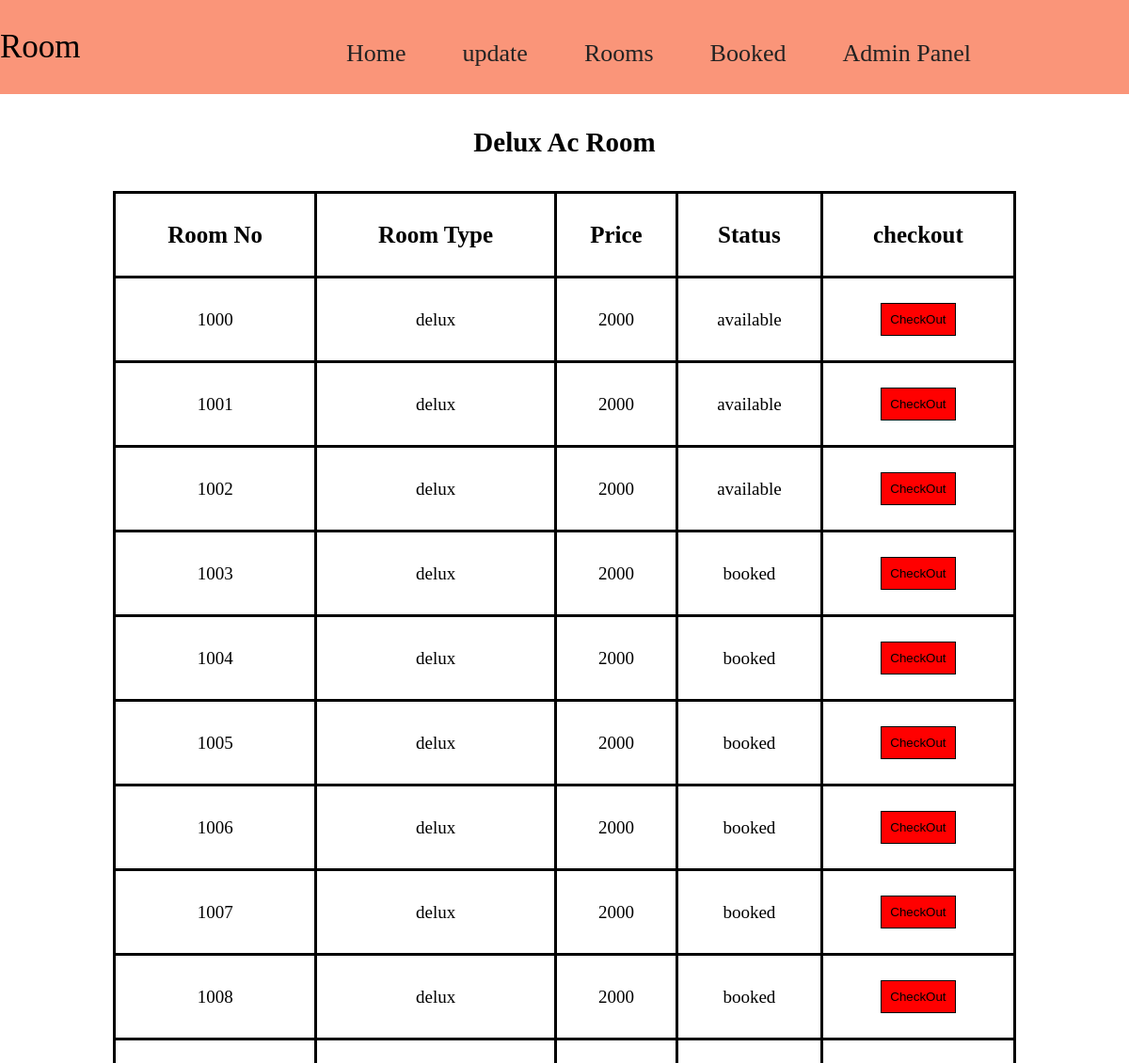
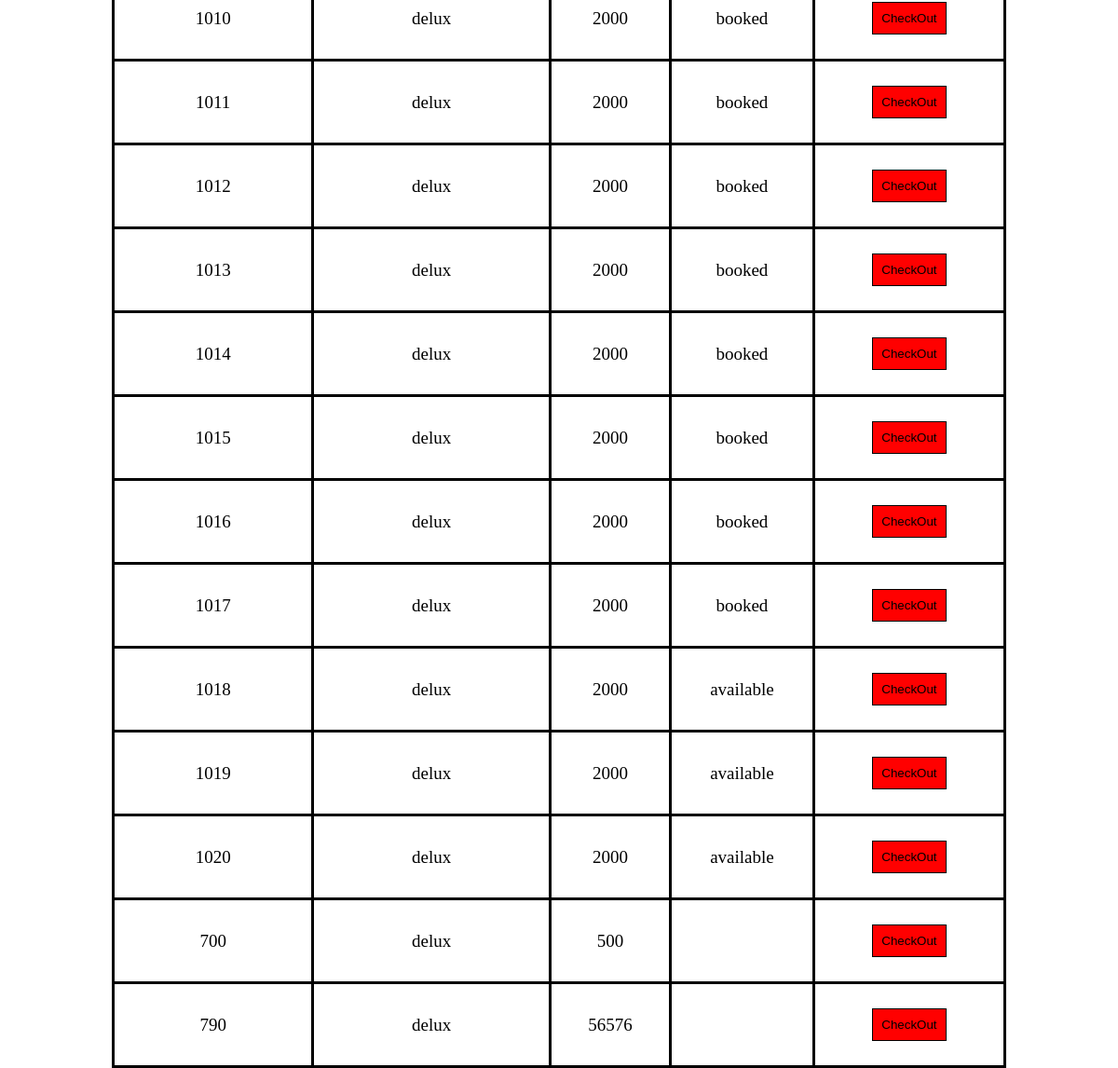
/admin/deluxacdata.php, run on the app's committed database (2 pictures, top to bottom).
### tables this page shows
CREATE TABLE `deluxac_room` (
  `deluxac_id` int(255) NOT NULL,
  `room_no` varchar(10) NOT NULL,
  `room_type` varchar(50) NOT NULL,
  `price` int(100) NOT NULL,
  `status` varchar(50) NOT NULL
);

### admin/deluxacdata.php (the view, shortened to what this page needs)
<?php include('../connection.php')?>
<!DOCTYPE html>
<html lang="en">
<head>
</head>
<body>
<nav class="navbar">
    <div class="left-nav">
            <p>Room</p>
        </div>
        <div class="right-nav mt-4">
            <ul>
                <li class="item"><a href="aroom.php">Home</a></li>
         <div class="paste-button"> <li class="item">update </li>
   </div>
                <div class="paste-button"> <li class="item">Rooms</li>
   </div>
                 <li class="item"><a href="roomstatus.php">Booked</a></li>
                 <li class="item"><a href="admin.php">Admin Panel</a></li>
          </ul>
        </div>
    </nav>
    <section>
      <h1 id="detail-head">Delux Ac Room</h1>
      <div class="detail-table">
        <table>
          <thead>
            <tr>
            <th scope="col">Room No</th>
            <th scope="col">Room Type</th>
            <th scope="col">Price</th>
            <th scope="col">Status</th>
            <th scope="col">checkout</th>
</tr>
          </thead>
          <tbody>
            <?php
            $query="SELECT * FROM deluxac_room";
            $result=mysqli_query($con,$query);
            while($data=mysqli_fetch_assoc($result))
            {
              ?>
              <tr>
                <td><?php echo $data['room_no']; ?></td>
                <td><?php echo $data['room_type']; ?></td>
                <td><?php echo $data['price']; ?></td>
                <td><?php echo $data['status']; ?></td>
                <td>
                  <a href="codelux.php?rno=<?php echo $data['room_no'];?>"><button value="CheckOut" id="checkout-btn">CheckOut</button></a>
                </td>
              </tr>
              <?php
            }
            ?>
          </tbody>
        </table>
      </div>
    </section>
</body>
</html>

### admin/deluxacdata.php (style rules this page uses)
* { padding: 0; margin: 0; box-sizing: border-box; }
.navbar { width: 100%; position: sticky; height: 100px; background-color: #fa9579; display: flex; align-items: center; justify-content: center; top: 0; }
.left-nav { width: 20%; }
.left-nav p { font-family: 'Baloo 2', cursive; font-size: 35px; }
.right-nav { width: 100%; margin-top: 13px; }
.right-nav ul { display: flex; justify-content: center; }
.right-nav ul li { list-style: none; margin: 30px; }
.right-nav ul li a { text-decoration: none; color: #222; font-family: 'Baloo 2', cursive; font-size: 26px; font-weight: 400; position: relative; }
.right-nav ul .paste-button li { text-decoration: none; color: #222; font-family: 'Baloo 2', cursive; font-size: 26px; font-weight: 400; position: relative; }
.paste-button { position: relative; display: inline-block; font-family: 'Segoe UI', Tahoma, Geneva, Verdana, sans-serif; }
#detail-head { text-align: center; font-size: 29px; margin: 35px; }
.detail-table { width: 100%; }
.detail-table table { width: 80%; margin: auto; }
.detail-table table th { font-size: 25px; }
.detail-table table tr { height: 90px; }
.detail-table table tr td { text-align: center; font-size: 19px; }
#checkout-btn { width: 80px; height: 35px; border: black solid 1px; background-color: red; color: Black; }
table, th, td { border: 3px solid black; border-collapse: collapse; padding: 5px; }

### data on the page
deluxac_room: room_no "1000", room_type "delux", price "2000", status "available"
deluxac_room: room_no "1001", room_type "delux", price "2000", status "available"
deluxac_room: room_no "1002", room_type "delux", price "2000", status "available"
deluxac_room: room_no "1003", room_type "delux", price "2000", status "booked"
deluxac_room: room_no "1004", room_type "delux", price "2000", status "booked"
deluxac_room: room_no "1005", room_type "delux", price "2000", status "booked"
deluxac_room: room_no "1006", room_type "delux", price "2000", status "booked"
deluxac_room: room_no "1007", room_type "delux", price "2000", status "booked"
deluxac_room: room_no "1008", room_type "delux", price "2000", status "booked"
deluxac_room: room_no "1010", room_type "delux", price "2000", status "booked"
deluxac_room: room_no "1011", room_type "delux", price "2000", status "booked"
deluxac_room: room_no "1012", room_type "delux", price "2000", status "booked"
deluxac_room: room_no "1013", room_type "delux", price "2000", status "booked"
deluxac_room: room_no "1014", room_type "delux", price "2000", status "booked"
deluxac_room: room_no "1015", room_type "delux", price "2000", status "booked"
deluxac_room: room_no "1016", room_type "delux", price "2000", status "booked"
deluxac_room: room_no "1017", room_type "delux", price "2000", status "booked"
deluxac_room: room_no "1018", room_type "delux", price "2000", status "available"
deluxac_room: room_no "1019", room_type "delux", price "2000", status "available"
deluxac_room: room_no "1020", room_type "delux", price "2000", status "available"
deluxac_room: room_no "700", room_type "delux", price "500"
deluxac_room: room_no "790", room_type "delux", price "56576"
